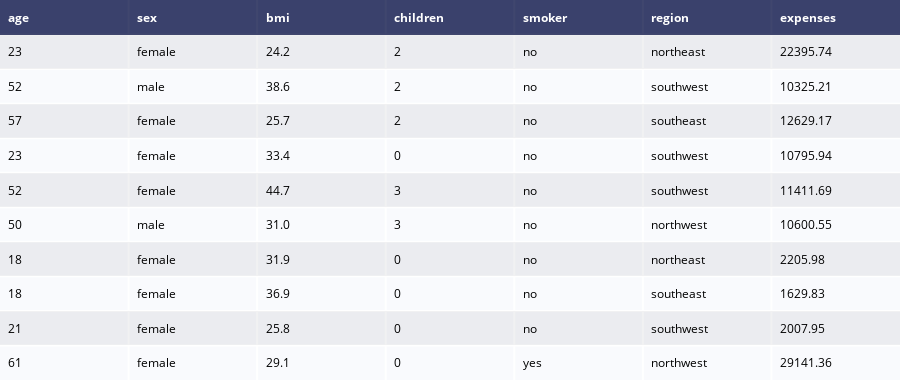

Notebook source saved alongside this figure:
### Code cell
fig = ff.create_table(insurance.tail(10))
fig.show()

### Figure 1 — Plotly figure (JSON) as saved in the notebook; plotly's stock layout.template omitted (floating-point values rounded to 4 significant figures)
{"data": [{"colorscale": [[0, "#00083e"], [0.5, "#ededee"], [1, "#ffffff"]], "hoverinfo": "none", "opacity": 0.75, "showscale": false, "type": "heatmap", "z": [[0, 0, 0, 0, 0, 0, 0], [0.5, 0.5, 0.5, 0.5, 0.5, 0.5, 0.5], [1, 1, 1, 1, 1, 1, 1], [0.5, 0.5, 0.5, 0.5, 0.5, 0.5, 0.5], [1, 1, 1, 1, 1, 1, 1], [0.5, 0.5, 0.5, 0.5, 0.5, 0.5, 0.5], [1, 1, 1, 1, 1, 1, 1], [0.5, 0.5, 0.5, 0.5, 0.5, 0.5, 0.5], [1, 1, 1, 1, 1, 1, 1], [0.5, 0.5, 0.5, 0.5, 0.5, 0.5, 0.5], [1, 1, 1, 1, 1, 1, 1]]}], "layout": {"annotations": [{"align": "left", "font": {"color": "#ffffff"}, "showarrow": false, "text": "<b>age</b>", "x": -0.45, "xanchor": "left", "xref": "x", "y": 0, "yref": "y"}, {"align": "left", "font": {"color": "#ffffff"}, "showarrow": false, "text": "<b>sex</b>", "x": 0.55, "xanchor": "left", "xref": "x", "y": 0, "yref": "y"}, {"align": "left", "font": {"color": "#ffffff"}, "showarrow": false, "text": "<b>bmi</b>", "x": 1.55, "xanchor": "left", "xref": "x", "y": 0, "yref": "y"}, {"align": "left", "font": {"color": "#ffffff"}, "showarrow": false, "text": "<b>children</b>", "x": 2.55, "xanchor": "left", "xref": "x", "y": 0, "yref": "y"}, {"align": "left", "font": {"color": "#ffffff"}, "showarrow": false, "text": "<b>smoker</b>", "x": 3.55, "xanchor": "left", "xref": "x", "y": 0, "yref": "y"}, {"align": "left", "font": {"color": "#ffffff"}, "showarrow": false, "text": "<b>region</b>", "x": 4.55, "xanchor": "left", "xref": "x", "y": 0, "yref": "y"}, {"align": "left", "font": {"color": "#ffffff"}, "showarrow": false, "text": "<b>expenses</b>", "x": 5.55, "xanchor": "left", "xref": "x", "y": 0, "yref": "y"}, {"align": "left", "font": {"color": "#000000"}, "showarrow": false, "text": "23", "x": -0.45, "xanchor": "left", "xref": "x", "y": 1, "yref": "y"}, {"align": "left", "font": {"color": "#000000"}, "showarrow": false, "text": "female", "x": 0.55, "xanchor": "left", "xref": "x", "y": 1, "yref": "y"}, {"align": "left", "font": {"color": "#000000"}, "showarrow": false, "text": "24.2", "x": 1.55, "xanchor": "left", "xref": "x", "y": 1, "yref": "y"}, {"align": "left", "font": {"color": "#000000"}, "showarrow": false, "text": "2", "x": 2.55, "xanchor": "left", "xref": "x", "y": 1, "yref": "y"}, {"align": "left", "font": {"color": "#000000"}, "showarrow": false, "text": "no", "x": 3.55, "xanchor": "left", "xref": "x", "y": 1, "yref": "y"}, {"align": "left", "font": {"color": "#000000"}, "showarrow": false, "text": "northeast", "x": 4.55, "xanchor": "left", "xref": "x", "y": 1, "yref": "y"}, {"align": "left", "font": {"color": "#000000"}, "showarrow": false, "text": "22395.74", "x": 5.55, "xanchor": "left", "xref": "x", "y": 1, "yref": "y"}, {"align": "left", "font": {"color": "#000000"}, "showarrow": false, "text": "52", "x": -0.45, "xanchor": "left", "xref": "x", "y": 2, "yref": "y"}, {"align": "left", "font": {"color": "#000000"}, "showarrow": false, "text": "male", "x": 0.55, "xanchor": "left", "xref": "x", "y": 2, "yref": "y"}, {"align": "left", "font": {"color": "#000000"}, "showarrow": false, "text": "38.6", "x": 1.55, "xanchor": "left", "xref": "x", "y": 2, "yref": "y"}, {"align": "left", "font": {"color": "#000000"}, "showarrow": false, "text": "2", "x": 2.55, "xanchor": "left", "xref": "x", "y": 2, "yref": "y"}, {"align": "left", "font": {"color": "#000000"}, "showarrow": false, "text": "no", "x": 3.55, "xanchor": "left", "xref": "x", "y": 2, "yref": "y"}, {"align": "left", "font": {"color": "#000000"}, "showarrow": false, "text": "southwest", "x": 4.55, "xanchor": "left", "xref": "x", "y": 2, "yref": "y"}, {"align": "left", "font": {"color": "#000000"}, "showarrow": false, "text": "10325.21", "x": 5.55, "xanchor": "left", "xref": "x", "y": 2, "yref": "y"}, {"align": "left", "font": {"color": "#000000"}, "showarrow": false, "text": "57", "x": -0.45, "xanchor": "left", "xref": "x", "y": 3, "yref": "y"}, {"align": "left", "font": {"color": "#000000"}, "showarrow": false, "text": "female", "x": 0.55, "xanchor": "left", "xref": "x", "y": 3, "yref": "y"}, {"align": "left", "font": {"color": "#000000"}, "showarrow": false, "text": "25.7", "x": 1.55, "xanchor": "left", "xref": "x", "y": 3, "yref": "y"}, {"align": "left", "font": {"color": "#000000"}, "showarrow": false, "text": "2", "x": 2.55, "xanchor": "left", "xref": "x", "y": 3, "yref": "y"}, {"align": "left", "font": {"color": "#000000"}, "showarrow": false, "text": "no", "x": 3.55, "xanchor": "left", "xref": "x", "y": 3, "yref": "y"}, {"align": "left", "font": {"color": "#000000"}, "showarrow": false, "text": "southeast", "x": 4.55, "xanchor": "left", "xref": "x", "y": 3, "yref": "y"}, {"align": "left", "font": {"color": "#000000"}, "showarrow": false, "text": "12629.17", "x": 5.55, "xanchor": "left", "xref": "x", "y": 3, "yref": "y"}, {"align": "left", "font": {"color": "#000000"}, "showarrow": false, "text": "23", "x": -0.45, "xanchor": "left", "xref": "x", "y": 4, "yref": "y"}, {"align": "left", "font": {"color": "#000000"}, "showarrow": false, "text": "female", "x": 0.55, "xanchor": "left", "xref": "x", "y": 4, "yref": "y"}, {"align": "left", "font": {"color": "#000000"}, "showarrow": false, "text": "33.4", "x": 1.55, "xanchor": "left", "xref": "x", "y": 4, "yref": "y"}, {"align": "left", "font": {"color": "#000000"}, "showarrow": false, "text": "0", "x": 2.55, "xanchor": "left", "xref": "x", "y": 4, "yref": "y"}, {"align": "left", "font": {"color": "#000000"}, "showarrow": false, "text": "no", "x": 3.55, "xanchor": "left", "xref": "x", "y": 4, "yref": "y"}, {"align": "left", "font": {"color": "#000000"}, "showarrow": false, "text": "southwest", "x": 4.55, "xanchor": "left", "xref": "x", "y": 4, "yref": "y"}, {"align": "left", "font": {"color": "#000000"}, "showarrow": false, "text": "10795.94", "x": 5.55, "xanchor": "left", "xref": "x", "y": 4, "yref": "y"}, {"align": "left", "font": {"color": "#000000"}, "showarrow": false, "text": "52", "x": -0.45, "xanchor": "left", "xref": "x", "y": 5, "yref": "y"}, {"align": "left", "font": {"color": "#000000"}, "showarrow": false, "text": "female", "x": 0.55, "xanchor": "left", "xref": "x", "y": 5, "yref": "y"}, {"align": "left", "font": {"color": "#000000"}, "showarrow": false, "text": "44.7", "x": 1.55, "xanchor": "left", "xref": "x", "y": 5, "yref": "y"}, {"align": "left", "font": {"color": "#000000"}, "showarrow": false, "text": "3", "x": 2.55, "xanchor": "left", "xref": "x", "y": 5, "yref": "y"}, {"align": "left", "font": {"color": "#000000"}, "showarrow": false, "text": "no", "x": 3.55, "xanchor": "left", "xref": "x", "y": 5, "yref": "y"}, {"align": "left", "font": {"color": "#000000"}, "showarrow": false, "text": "southwest", "x": 4.55, "xanchor": "left", "xref": "x", "y": 5, "yref": "y"}, {"align": "left", "font": {"color": "#000000"}, "showarrow": false, "text": "11411.69", "x": 5.55, "xanchor": "left", "xref": "x", "y": 5, "yref": "y"}, {"align": "left", "font": {"color": "#000000"}, "showarrow": false, "text": "50", "x": -0.45, "xanchor": "left", "xref": "x", "y": 6, "yref": "y"}, {"align": "left", "font": {"color": "#000000"}, "showarrow": false, "text": "male", "x": 0.55, "xanchor": "left", "xref": "x", "y": 6, "yref": "y"}, {"align": "left", "font": {"color": "#000000"}, "showarrow": false, "text": "31.0", "x": 1.55, "xanchor": "left", "xref": "x", "y": 6, "yref": "y"}, {"align": "left", "font": {"color": "#000000"}, "showarrow": false, "text": "3", "x": 2.55, "xanchor": "left", "xref": "x", "y": 6, "yref": "y"}, {"align": "left", "font": {"color": "#000000"}, "showarrow": false, "text": "no", "x": 3.55, "xanchor": "left", "xref": "x", "y": 6, "yref": "y"}, {"align": "left", "font": {"color": "#000000"}, "showarrow": false, "text": "northwest", "x": 4.55, "xanchor": "left", "xref": "x", "y": 6, "yref": "y"}, {"align": "left", "font": {"color": "#000000"}, "showarrow": false, "text": "10600.55", "x": 5.55, "xanchor": "left", "xref": "x", "y": 6, "yref": "y"}, {"align": "left", "font": {"color": "#000000"}, "showarrow": false, "text": "18", "x": -0.45, "xanchor": "left", "xref": "x", "y": 7, "yref": "y"}, {"align": "left", "font": {"color": "#000000"}, "showarrow": false, "text": "female", "x": 0.55, "xanchor": "left", "xref": "x", "y": 7, "yref": "y"}, {"align": "left", "font": {"color": "#000000"}, "showarrow": false, "text": "31.9", "x": 1.55, "xanchor": "left", "xref": "x", "y": 7, "yref": "y"}, {"align": "left", "font": {"color": "#000000"}, "showarrow": false, "text": "0", "x": 2.55, "xanchor": "left", "xref": "x", "y": 7, "yref": "y"}, {"align": "left", "font": {"color": "#000000"}, "showarrow": false, "text": "no", "x": 3.55, "xanchor": "left", "xref": "x", "y": 7, "yref": "y"}, {"align": "left", "font": {"color": "#000000"}, "showarrow": false, "text": "northeast", "x": 4.55, "xanchor": "left", "xref": "x", "y": 7, "yref": "y"}, {"align": "left", "font": {"color": "#000000"}, "showarrow": false, "text": "2205.98", "x": 5.55, "xanchor": "left", "xref": "x", "y": 7, "yref": "y"}, {"align": "left", "font": {"color": "#000000"}, "showarrow": false, "text": "18", "x": -0.45, "xanchor": "left", "xref": "x", "y": 8, "yref": "y"}, {"align": "left", "font": {"color": "#000000"}, "showarrow": false, "text": "female", "x": 0.55, "xanchor": "left", "xref": "x", "y": 8, "yref": "y"}, {"align": "left", "font": {"color": "#000000"}, "showarrow": false, "text": "36.9", "x": 1.55, "xanchor": "left", "xref": "x", "y": 8, "yref": "y"}, {"align": "left", "font": {"color": "#000000"}, "showarrow": false, "text": "0", "x": 2.55, "xanchor": "left", "xref": "x", "y": 8, "yref": "y"}, {"align": "left", "font": {"color": "#000000"}, "showarrow": false, "text": "no", "x": 3.55, "xanchor": "left", "xref": "x", "y": 8, "yref": "y"}, {"align": "left", "font": {"color": "#000000"}, "showarrow": false, "text": "southeast", "x": 4.55, "xanchor": "left", "xref": "x", "y": 8, "yref": "y"}, {"align": "left", "font": {"color": "#000000"}, "showarrow": false, "text": "1629.83", "x": 5.55, "xanchor": "left", "xref": "x", "y": 8, "yref": "y"}, {"align": "left", "font": {"color": "#000000"}, "showarrow": false, "text": "21", "x": -0.45, "xanchor": "left", "xref": "x", "y": 9, "yref": "y"}, {"align": "left", "font": {"color": "#000000"}, "showarrow": false, "text": "female", "x": 0.55, "xanchor": "left", "xref": "x", "y": 9, "yref": "y"}, {"align": "left", "font": {"color": "#000000"}, "showarrow": false, "text": "25.8", "x": 1.55, "xanchor": "left", "xref": "x", "y": 9, "yref": "y"}, {"align": "left", "font": {"color": "#000000"}, "showarrow": false, "text": "0", "x": 2.55, "xanchor": "left", "xref": "x", "y": 9, "yref": "y"}, {"align": "left", "font": {"color": "#000000"}, "showarrow": false, "text": "no", "x": 3.55, "xanchor": "left", "xref": "x", "y": 9, "yref": "y"}, {"align": "left", "font": {"color": "#000000"}, "showarrow": false, "text": "southwest", "x": 4.55, "xanchor": "left", "xref": "x", "y": 9, "yref": "y"}, {"align": "left", "font": {"color": "#000000"}, "showarrow": false, "text": "2007.95", "x": 5.55, "xanchor": "left", "xref": "x", "y": 9, "yref": "y"}, {"align": "left", "font": {"color": "#000000"}, "showarrow": false, "text": "61", "x": -0.45, "xanchor": "left", "xref": "x", "y": 10, "yref": "y"}, {"align": "left", "font": {"color": "#000000"}, "showarrow": false, "text": "female", "x": 0.55, "xanchor": "left", "xref": "x", "y": 10, "yref": "y"}, {"align": "left", "font": {"color": "#000000"}, "showarrow": false, "text": "29.1", "x": 1.55, "xanchor": "left", "xref": "x", "y": 10, "yref": "y"}, {"align": "left", "font": {"color": "#000000"}, "showarrow": false, "text": "0", "x": 2.55, "xanchor": "left", "xref": "x", "y": 10, "yref": "y"}, {"align": "left", "font": {"color": "#000000"}, "showarrow": false, "text": "yes", "x": 3.55, "xanchor": "left", "xref": "x", "y": 10, "yref": "y"}, {"align": "left", "font": {"color": "#000000"}, "showarrow": false, "text": "northwest", "x": 4.55, "xanchor": "left", "xref": "x", "y": 10, "yref": "y"}, {"align": "left", "font": {"color": "#000000"}, "showarrow": false, "text": "29141.36", "x": 5.55, "xanchor": "left", "xref": "x", "y": 10, "yref": "y"}], "height": 380, "margin": {"b": 0, "l": 0, "r": 0, "t": 0}, "xaxis": {"dtick": 1, "gridwidth": 2, "showticklabels": false, "tick0": -0.5, "ticks": "", "zeroline": false}, "yaxis": {"autorange": "reversed", "dtick": 1, "gridwidth": 2, "showticklabels": false, "tick0": 0.5, "ticks": "", "zeroline": false}}}
